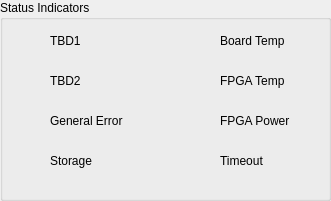
       <widget class="QGroupBox" name="groupBox_7">
        <property name="geometry">
         <rect>
          <x>820</x>
          <y>280</y>
          <width>331</width>
          <height>201</height>
         </rect>
        </property>
        <property name="title">
         <string>Status Indicators</string>
        </property>
        <widget class="QLabel" name="label_53">
         <property name="geometry">
          <rect>
           <x>50</x>
           <y>30</y>
           <width>72</width>
           <height>23</height>
          </rect>
         </property>
         <property name="minimumSize">
          <size>
           <width>72</width>
           <height>23</height>
          </size>
         </property>
         <property name="maximumSize">
          <size>
           <width>72</width>
           <height>23</height>
          </size>
         </property>
         <property name="text">
          <string>&lt;html&gt;&lt;head/&gt;&lt;body&gt;&lt;p&gt;TBD1&lt;/p&gt;&lt;/body&gt;&lt;/html&gt;</string>
         </property>
        </widget>
        <widget class="QLabel" name="label_54">
         <property name="geometry">
          <rect>
           <x>50</x>
           <y>70</y>
           <width>72</width>
           <height>23</height>
          </rect>
         </property>
         <property name="minimumSize">
          <size>
           <width>72</width>
           <height>23</height>
          </size>
         </property>
         <property name="maximumSize">
          <size>
           <width>72</width>
           <height>23</height>
          </size>
         </property>
         <property name="text">
          <string>&lt;html&gt;&lt;head/&gt;&lt;body&gt;&lt;p&gt;TBD2&lt;/p&gt;&lt;/body&gt;&lt;/html&gt;</string>
         </property>
        </widget>
        <widget class="QLabel" name="label_55">
         <property name="geometry">
          <rect>
           <x>50</x>
           <y>110</y>
           <width>91</width>
           <height>23</height>
          </rect>
         </property>
         <property name="text">
          <string>&lt;html&gt;&lt;head/&gt;&lt;body&gt;&lt;p&gt;General Error&lt;/p&gt;&lt;/body&gt;&lt;/html&gt;</string>
         </property>
        </widget>
        <widget class="QLabel" name="label_60">
         <property name="geometry">
          <rect>
           <x>50</x>
           <y>150</y>
           <width>91</width>
           <height>23</height>
          </rect>
         </property>
         <property name="text">
          <string>&lt;html&gt;&lt;head/&gt;&lt;body&gt;&lt;p&gt;Storage&lt;/p&gt;&lt;/body&gt;&lt;/html&gt;</string>
         </property>
        </widget>
        <widget class="QLabel" name="label_61">
         <property name="geometry">
          <rect>
           <x>220</x>
           <y>30</y>
           <width>91</width>
           <height>23</height>
          </rect>
         </property>
         <property name="text">
          <string>&lt;html&gt;&lt;head/&gt;&lt;body&gt;&lt;p&gt;Board Temp&lt;/p&gt;&lt;/body&gt;&lt;/html&gt;</string>
         </property>
        </widget>
        <widget class="QLabel" name="label_63">
         <property name="geometry">
          <rect>
           <x>20</x>
           <y>70</y>
           <width>21</width>
           <height>21</height>
          </rect>
         </property>
         <property name="minimumSize">
          <size>
           <width>21</width>
           <height>21</height>
          </size>
         </property>
         <property name="maximumSize">
          <size>
           <width>21</width>
           <height>21</height>
          </size>
         </property>
         <property name="text">
          <string/>
         </property>
         <property name="pixmap">
          <pixmap resource="../../resourcefile.qrc">:/images/resources/green_blinker.png</pixmap>
         </property>
         <property name="scaledContents">
          <bool>true</bool>
         </property>
        </widget>
        <widget class="QLabel" name="label_64">
         <property name="geometry">
          <rect>
           <x>20</x>
           <y>30</y>
           <width>21</width>
           <height>21</height>
          </rect>
         </property>
         <property name="minimumSize">
          <size>
           <width>21</width>
           <height>21</height>
          </size>
         </property>
         <property name="maximumSize">
          <size>
           <width>21</width>
           <height>21</height>
          </size>
         </property>
         <property name="text">
          <string/>
         </property>
         <property name="pixmap">
          <pixmap resource="../../resourcefile.qrc">:/images/resources/green_blinker.png</pixmap>
         </property>
         <property name="scaledContents">
          <bool>true</bool>
         </property>
        </widget>
        <widget class="QLabel" name="label_65">
         <property name="geometry">
          <rect>
           <x>20</x>
           <y>110</y>
           <width>21</width>
           <height>21</height>
          </rect>
         </property>
         <property name="minimumSize">
          <size>
           <width>21</width>
           <height>21</height>
          </size>
         </property>
         <property name="maximumSize">
          <size>
           <width>21</width>
           <height>21</height>
          </size>
         </property>
         <property name="text">
          <string/>
         </property>
         <property name="pixmap">
          <pixmap resource="../../resourcefile.qrc">:/images/resources/green_blinker.png</pixmap>
         </property>
         <property name="scaledContents">
          <bool>true</bool>
         </property>
        </widget>
        <widget class="QLabel" name="label_66">
         <property name="geometry">
          <rect>
           <x>20</x>
           <y>150</y>
           <width>21</width>
           <height>21</height>
          </rect>
         </property>
         <property name="minimumSize">
          <size>
           <width>21</width>
           <height>21</height>
          </size>
         </property>
         <property name="maximumSize">
          <size>
           <width>21</width>
           <height>21</height>
          </size>
         </property>
         <property name="text">
          <string/>
         </property>
         <property name="pixmap">
          <pixmap resource="../../resourcefile.qrc">:/images/resources/green_blinker.png</pixmap>
         </property>
         <property name="scaledContents">
          <bool>true</bool>
         </property>
        </widget>
        <widget class="QLabel" name="label_62">
         <property name="geometry">
          <rect>
           <x>220</x>
           <y>70</y>
           <width>91</width>
           <height>23</height>
          </rect>
         </property>
         <property name="text">
          <string>&lt;html&gt;&lt;head/&gt;&lt;body&gt;&lt;p&gt;FPGA Temp&lt;/p&gt;&lt;/body&gt;&lt;/html&gt;</string>
         </property>
        </widget>
        <widget class="QLabel" name="label_67">
         <property name="geometry">
          <rect>
           <x>220</x>
           <y>110</y>
           <width>91</width>
           <height>23</height>
          </rect>
         </property>
         <property name="text">
          <string>&lt;html&gt;&lt;head/&gt;&lt;body&gt;&lt;p&gt;FPGA Power&lt;/p&gt;&lt;/body&gt;&lt;/html&gt;</string>
         </property>
        </widget>
        <widget class="QLabel" name="label_68">
         <property name="geometry">
          <rect>
           <x>220</x>
           <y>150</y>
           <width>91</width>
           <height>23</height>
          </rect>
         </property>
         <property name="text">
          <string>&lt;html&gt;&lt;head/&gt;&lt;body&gt;&lt;p&gt;Timeout&lt;/p&gt;&lt;/body&gt;&lt;/html&gt;</string>
         </property>
        </widget>
        <widget class="QLabel" name="label_69">
         <property name="geometry">
          <rect>
           <x>190</x>
           <y>30</y>
           <width>21</width>
           <height>21</height>
          </rect>
         </property>
         <property name="minimumSize">
          <size>
           <width>21</width>
           <height>21</height>
          </size>
         </property>
         <property name="maximumSize">
          <size>
           <width>21</width>
           <height>21</height>
          </size>
         </property>
         <property name="text">
          <string/>
         </property>
         <property name="pixmap">
          <pixmap resource="../../resourcefile.qrc">:/images/resources/green_blinker.png</pixmap>
         </property>
         <property name="scaledContents">
          <bool>true</bool>
         </property>
        </widget>
        <widget class="QLabel" name="label_70">
         <property name="geometry">
          <rect>
           <x>190</x>
           <y>70</y>
           <width>21</width>
           <height>21</height>
          </rect>
         </property>
         <property name="minimumSize">
          <size>
           <width>21</width>
           <height>21</height>
          </size>
         </property>
         <property name="maximumSize">
          <size>
           <width>21</width>
           <height>21</height>
          </size>
         </property>
         <property name="text">
          <string/>
         </property>
         <property name="pixmap">
          <pixmap resource="../../resourcefile.qrc">:/images/resources/green_blinker.png</pixmap>
         </property>
         <property name="scaledContents">
          <bool>true</bool>
         </property>
        </widget>
        <widget class="QLabel" name="label_71">
         <property name="geometry">
          <rect>
           <x>190</x>
           <y>110</y>
           <width>21</width>
           <height>21</height>
          </rect>
         </property>
         <property name="minimumSize">
          <size>
           <width>21</width>
           <height>21</height>
          </size>
         </property>
         <property name="maximumSize">
          <size>
           <width>21</width>
           <height>21</height>
          </size>
         </property>
         <property name="text">
          <string/>
         </property>
         <property name="pixmap">
          <pixmap resource="../../resourcefile.qrc">:/images/resources/green_blinker.png</pixmap>
         </property>
         <property name="scaledContents">
          <bool>true</bool>
         </property>
        </widget>
        <widget class="QLabel" name="label_72">
         <property name="geometry">
          <rect>
           <x>190</x>
           <y>150</y>
           <width>21</width>
           <height>21</height>
          </rect>
         </property>
         <property name="minimumSize">
          <size>
           <width>21</width>
           <height>21</height>
          </size>
         </property>
         <property name="maximumSize">
          <size>
           <width>21</width>
           <height>21</height>
          </size>
         </property>
         <property name="text">
          <string/>
         </property>
         <property name="pixmap">
          <pixmap resource="../../resourcefile.qrc">:/images/resources/green_blinker.png</pixmap>
         </property>
         <property name="scaledContents">
          <bool>true</bool>
         </property>
        </widget>
       </widget>
